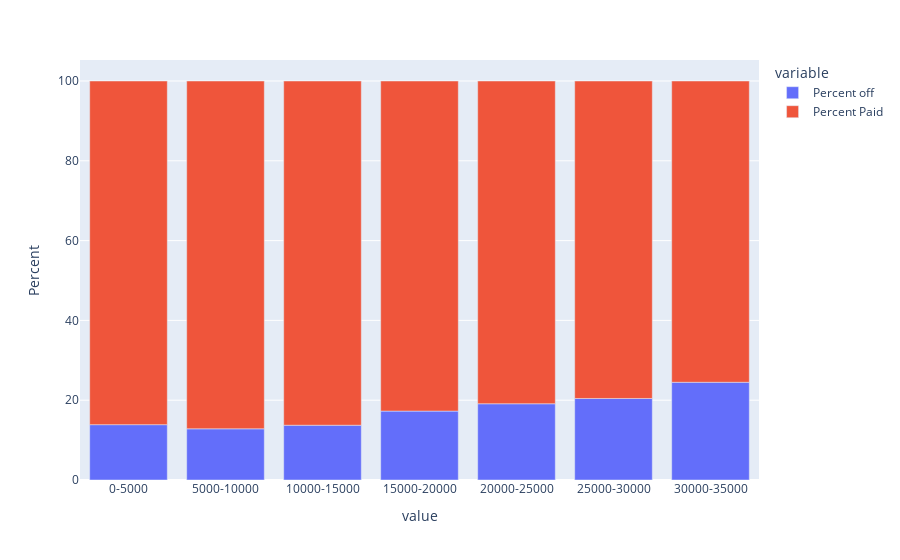

Notebook code cell kept with this figure:
### Code cell
Tl=list(range(5000,40000,5000))
amt_data=pd.DataFrame()
amt_data['value']=[str((x-5000))+"-"+str(x) for x in Tl]
amt_data['count_off']=0
amt_data['count_full']=0
y=0
for x in Tl:
    z=x-5000
    amt_data.iat[y,1]=len(Data_LC.loan_amnt[(Data_LC.loan_amnt<=x) &(Data_LC.loan_amnt>z)& (Data_LC.loan_status=="Charged Off")])    
    amt_data.iat[y,2]=len(Data_LC.loan_amnt[(Data_LC.loan_amnt<=x) &(Data_LC.loan_amnt>z)& (Data_LC.loan_status=="Fully Paid")])    
    y=y+1
    
amt_data["Percent off"]=round(amt_data.count_off*100/(amt_data.count_full+amt_data.count_off),2)
amt_data["Percent Paid"]=100-amt_data['Percent off']
fig=px.bar(amt_data,x='value',y=['Percent off','Percent Paid'],labels={'_value':"Percent"})
fig.show()

### Figure 1 — Plotly figure (JSON) as saved in the notebook; plotly's stock layout.template omitted (floating-point values rounded to 4 significant figures)
{"data": [{"alignmentgroup": "True", "hovertemplate": "variable=Percent off<br>value=%{x}<br>Percent=%{y}<extra></extra>", "legendgroup": "Percent off", "marker": {"color": "#636efa", "pattern": {"shape": ""}}, "name": "Percent off", "offsetgroup": "Percent off", "orientation": "v", "showlegend": true, "textposition": "auto", "type": "bar", "x": ["0-5000", "5000-10000", "10000-15000", "15000-20000", "20000-25000", "25000-30000", "30000-35000"], "xaxis": "x", "y": [13.87, 12.83, 13.73, 17.27, 19.11, 20.43, 24.49], "yaxis": "y"}, {"alignmentgroup": "True", "hovertemplate": "variable=Percent Paid<br>value=%{x}<br>Percent=%{y}<extra></extra>", "legendgroup": "Percent Paid", "marker": {"color": "#EF553B", "pattern": {"shape": ""}}, "name": "Percent Paid", "offsetgroup": "Percent Paid", "orientation": "v", "showlegend": true, "textposition": "auto", "type": "bar", "x": ["0-5000", "5000-10000", "10000-15000", "15000-20000", "20000-25000", "25000-30000", "30000-35000"], "xaxis": "x", "y": [86.13, 87.17, 86.27, 82.73, 80.89, 79.57, 75.51], "yaxis": "y"}], "layout": {"barmode": "relative", "legend": {"title": {"text": "variable"}, "tracegroupgap": 0}, "margin": {"t": 60}, "xaxis": {"anchor": "y", "domain": [0, 1], "title": {"text": "value"}}, "yaxis": {"anchor": "x", "domain": [0, 1], "title": {"text": "Percent"}}}}
